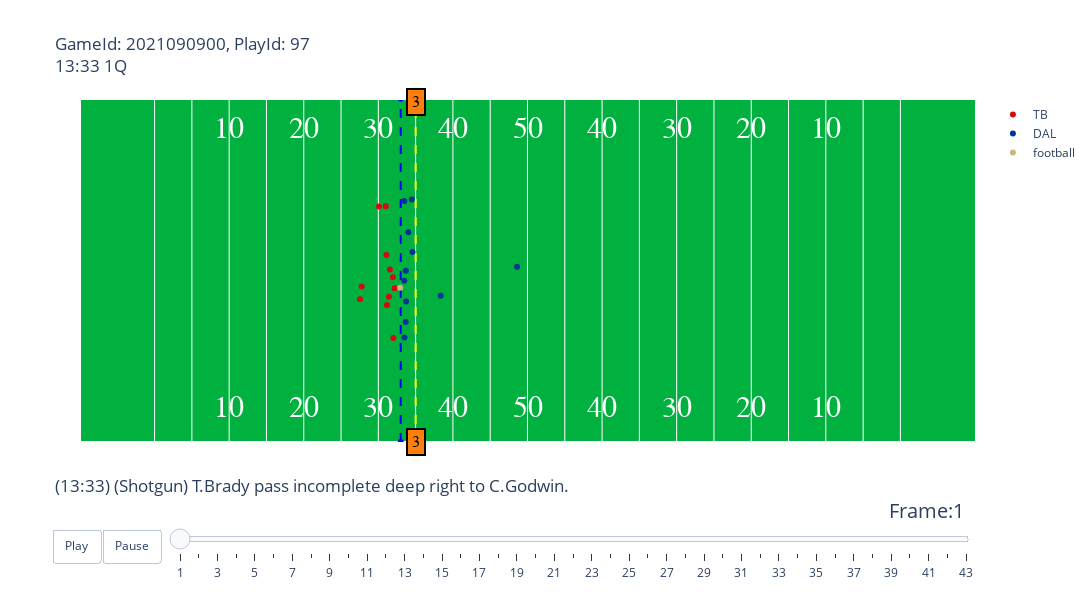

Write notebook code for a chart like this one.
### Markdown cell above
<font size="5">Check Out Individual Plays</font>

### Code cell
#Choose A Game and Play
gameId = 2021090900
playId = 97

#Run Animate Plays Function (Must Input Correct Week)
animate_play(week1, plays, players, pffScout, gameId, playId)

### Figure 1 — Plotly figure (JSON) as saved in the notebook; plotly's stock layout.template omitted (floating-point values rounded to 4 significant figures)
{"data": [{"hoverinfo": "none", "mode": "text", "showlegend": false, "text": ["10", "20", "30", "40", "50", "40", "30", "20", "10"], "textfont": {"color": "#ffffff", "family": "Courier New, monospace", "size": 30}, "type": "scatter", "x": [20, 30, 40, 50, 60, 70, 80, 90, 100], "y": [5, 5, 5, 5, 5, 5, 5, 5, 5]}, {"hoverinfo": "none", "mode": "text", "showlegend": false, "text": ["10", "20", "30", "40", "50", "40", "30", "20", "10"], "textfont": {"color": "#ffffff", "family": "Courier New, monospace", "size": 30}, "type": "scatter", "x": [20, 30, 40, 50, 60, 70, 80, 90, 100], "y": [48.5, 48.5, 48.5, 48.5, 48.5, 48.5, 48.5, 48.5, 48.5]}, {"hoverinfo": "none", "line": {"color": "blue", "dash": "dash"}, "showlegend": false, "type": "scatter", "x": [43, 43], "y": [0, 53.5]}, {"hoverinfo": "none", "line": {"color": "yellow", "dash": "dash"}, "showlegend": false, "type": "scatter", "x": [45, 45], "y": [0, 53.5]}, {"hoverinfo": "text", "hovertext": ["nflId:25511.0<br>displayName:Tom Brady<br>Position:QB<br>Role:Pass", "nflId:35481.0<br>displayName:Rob Gronkowski<br>Position:TE-L<br>Role:Pass Route", "nflId:35634.0<br>displayName:Antonio Brown<br>Position:LWR<br>Role:Pass Route", "nflId:39985.0<br>displayName:Giovani Bernard<br>Position:HB-R<br>Role:Pass Route", "nflId:40151.0<br>displayName:Ryan Jensen<br>Position:C<br>Role:Pass Block", "nflId:41233.0<br>displayName:Mike Evans<br>Position:RWR<br>Role:Pass Route", "nflId:42377.0<br>displayName:Donovan Smith<br>Position:LT<br>Role:Pass Block", "nflId:42404.0<br>displayName:Ali Marpet<br>Position:LG<br>Role:Pass Block", "nflId:44896.0<br>displayName:Chris Godwin<br>Position:SLWR<br>Role:Pass Route", "nflId:46163.0<br>displayName:Alex Cappa<br>Position:RG<br>Role:Pass Block", "nflId:52421.0<br>displayName:Tristan Wirfs<br>Position:RT<br>Role:Pass Block"], "marker": {"color": "#D50A0A"}, "mode": "markers", "name": "TB", "type": "scatter", "x": [37.77, 41.08, 40.99, 37.54, 42.18, 42.01, 41.55, 41.95, 40.09, 41.42, 41.15], "y": [24.22, 29.15, 36.74, 22.26, 23.97, 16.19, 26.89, 25.66, 36.72, 22.63, 21.36]}, {"hoverinfo": "text", "hovertext": ["nflId:41263.0<br>displayName:Demarcus Lawrence<br>Position:LEO<br>Role:Pass Rush", "nflId:42403.0<br>displayName:Randy Gregory<br>Position:ROLB<br>Role:Pass Rush", "nflId:43306.0<br>displayName:Keanu Neal<br>Position:ROLB<br>Role:Coverage", "nflId:43478.0<br>displayName:Anthony Brown<br>Position:RCB<br>Role:Coverage", "nflId:44904.0<br>displayName:Jourdan Lewis<br>Position:SCBR<br>Role:Coverage", "nflId:44955.0<br>displayName:Carlos Watkins<br>Position:DRT<br>Role:Pass Rush", "nflId:44962.0<br>displayName:Damontae Kazee<br>Position:FS<br>Role:Coverage", "nflId:47996.0<br>displayName:Donovan Wilson<br>Position:LILB<br>Role:Coverage", "nflId:52459.0<br>displayName:Trevon Diggs<br>Position:LCB<br>Role:Coverage", "nflId:53441.0<br>displayName:Micah Parsons<br>Position:LILB<br>Role:Pass Rush", "nflId:53504.0<br>displayName:Osa Odighizuwa<br>Position:RE<br>Role:Pass Rush"], "marker": {"color": "#003594"}, "mode": "markers", "name": "DAL", "type": "scatter", "x": [43.66, 44.03, 44.59, 43.49, 44.5, 43.47, 58.6, 48.36, 43.5, 43.71, 43.69], "y": [18.7, 32.69, 29.62, 37.55, 37.78, 25.14, 27.33, 22.8, 16.27, 21.88, 26.67]}, {"hoverinfo": "none", "marker": {"color": "#CBB67C"}, "mode": "markers", "name": "football", "type": "scatter", "x": [42.92], "y": [24.04]}], "layout": {"annotations": [{"align": "center", "bgcolor": "#ff7f0e", "bordercolor": "black", "borderpad": 4, "borderwidth": 2, "font": {"color": "black", "family": "Courier New, monospace", "size": 16}, "opacity": 1, "showarrow": false, "text": "3", "x": 45, "y": 0}, {"align": "center", "bgcolor": "#ff7f0e", "bordercolor": "black", "borderpad": 4, "borderwidth": 2, "font": {"color": "black", "family": "Courier New, monospace", "size": 16}, "opacity": 1, "showarrow": false, "text": "3", "x": 45, "y": 53}], "autosize": false, "height": 600, "plot_bgcolor": "#00B140", "sliders": [{"active": 0, "currentvalue": {"font": {"size": 20}, "prefix": "Frame:", "visible": true, "xanchor": "right"}, "len": 0.9, "pad": {"b": 10, "t": 50}, "steps": [{"args": [[1], {"frame": {"duration": 100, "redraw": false}, "mode": "immediate", "transition": {"duration": 0}}], "label": "1", "method": "animate"}, {"args": [[2], {"frame": {"duration": 100, "redraw": false}, "mode": "immediate", "transition": {"duration": 0}}], "label": "2", "method": "animate"}, {"args": [[3], {"frame": {"duration": 100, "redraw": false}, "mode": "immediate", "transition": {"duration": 0}}], "label": "3", "method": "animate"}, {"args": [[4], {"frame": {"duration": 100, "redraw": false}, "mode": "immediate", "transition": {"duration": 0}}], "label": "4", "method": "animate"}, {"args": [[5], {"frame": {"duration": 100, "redraw": false}, "mode": "immediate", "transition": {"duration": 0}}], "label": "5", "method": "animate"}, {"args": [[6], {"frame": {"duration": 100, "redraw": false}, "mode": "immediate", "transition": {"duration": 0}}], "label": "6", "method": "animate"}, {"args": [[7], {"frame": {"duration": 100, "redraw": false}, "mode": "immediate", "transition": {"duration": 0}}], "label": "7", "method": "animate"}, {"args": [[8], {"frame": {"duration": 100, "redraw": false}, "mode": "immediate", "transition": {"duration": 0}}], "label": "8", "method": "animate"}, {"args": [[9], {"frame": {"duration": 100, "redraw": false}, "mode": "immediate", "transition": {"duration": 0}}], "label": "9", "method": "animate"}, {"args": [[10], {"frame": {"duration": 100, "redraw": false}, "mode": "immediate", "transition": {"duration": 0}}], "label": "10", "method": "animate"}, {"args": [[11], {"frame": {"duration": 100, "redraw": false}, "mode": "immediate", "transition": {"duration": 0}}], "label": "11", "method": "animate"}, {"args": [[12], {"frame": {"duration": 100, "redraw": false}, "mode": "immediate", "transition": {"duration": 0}}], "label": "12", "method": "animate"}, {"args": [[13], {"frame": {"duration": 100, "redraw": false}, "mode": "immediate", "transition": {"duration": 0}}], "label": "13", "method": "animate"}, {"args": [[14], {"frame": {"duration": 100, "redraw": false}, "mode": "immediate", "transition": {"duration": 0}}], "label": "14", "method": "animate"}, {"args": [[15], {"frame": {"duration": 100, "redraw": false}, "mode": "immediate", "transition": {"duration": 0}}], "label": "15", "method": "animate"}, {"args": [[16], {"frame": {"duration": 100, "redraw": false}, "mode": "immediate", "transition": {"duration": 0}}], "label": "16", "method": "animate"}, {"args": [[17], {"frame": {"duration": 100, "redraw": false}, "mode": "immediate", "transition": {"duration": 0}}], "label": "17", "method": "animate"}, {"args": [[18], {"frame": {"duration": 100, "redraw": false}, "mode": "immediate", "transition": {"duration": 0}}], "label": "18", "method": "animate"}, {"args": [[19], {"frame": {"duration": 100, "redraw": false}, "mode": "immediate", "transition": {"duration": 0}}], "label": "19", "method": "animate"}, {"args": [[20], {"frame": {"duration": 100, "redraw": false}, "mode": "immediate", "transition": {"duration": 0}}], "label": "20", "method": "animate"}, {"args": [[21], {"frame": {"duration": 100, "redraw": false}, "mode": "immediate", "transition": {"duration": 0}}], "label": "21", "method": "animate"}, {"args": [[22], {"frame": {"duration": 100, "redraw": false}, "mode": "immediate", "transition": {"duration": 0}}], "label": "22", "method": "animate"}, {"args": [[23], {"frame": {"duration": 100, "redraw": false}, "mode": "immediate", "transition": {"duration": 0}}], "label": "23", "method": "animate"}, {"args": [[24], {"frame": {"duration": 100, "redraw": false}, "mode": "immediate", "transition": {"duration": 0}}], "label": "24", "method": "animate"}, {"args": [[25], {"frame": {"duration": 100, "redraw": false}, "mode": "immediate", "transition": {"duration": 0}}], "label": "25", "method": "animate"}, {"args": [[26], {"frame": {"duration": 100, "redraw": false}, "mode": "immediate", "transition": {"duration": 0}}], "label": "26", "method": "animate"}, {"args": [[27], {"frame": {"duration": 100, "redraw": false}, "mode": "immediate", "transition": {"duration": 0}}], "label": "27", "method": "animate"}, {"args": [[28], {"frame": {"duration": 100, "redraw": false}, "mode": "immediate", "transition": {"duration": 0}}], "label": "28", "method": "animate"}, {"args": [[29], {"frame": {"duration": 100, "redraw": false}, "mode": "immediate", "transition": {"duration": 0}}], "label": "29", "method": "animate"}, {"args": [[30], {"frame": {"duration": 100, "redraw": false}, "mode": "immediate", "transition": {"duration": 0}}], "label": "30", "method": "animate"}, {"args": [[31], {"frame": {"duration": 100, "redraw": false}, "mode": "immediate", "transition": {"duration": 0}}], "label": "31", "method": "animate"}, {"args": [[32], {"frame": {"duration": 100, "redraw": false}, "mode": "immediate", "transition": {"duration": 0}}], "label": "32", "method": "animate"}, {"args": [[33], {"frame": {"duration": 100, "redraw": false}, "mode": "immediate", "transition": {"duration": 0}}], "label": "33", "method": "animate"}, {"args": [[34], {"frame": {"duration": 100, "redraw": false}, "mode": "immediate", "transition": {"duration": 0}}], "label": "34", "method": "animate"}, {"args": [[35], {"frame": {"duration": 100, "redraw": false}, "mode": "immediate", "transition": {"duration": 0}}], "label": "35", "method": "animate"}, {"args": [[36], {"frame": {"duration": 100, "redraw": false}, "mode": "immediate", "transition": {"duration": 0}}], "label": "36", "method": "animate"}, {"args": [[37], {"frame": {"duration": 100, "redraw": false}, "mode": "immediate", "transition": {"duration": 0}}], "label": "37", "method": "animate"}, {"args": [[38], {"frame": {"duration": 100, "redraw": false}, "mode": "immediate", "transition": {"duration": 0}}], "label": "38", "method": "animate"}, {"args": [[39], {"frame": {"duration": 100, "redraw": false}, "mode": "immediate", "transition": {"duration": 0}}], "label": "39", "method": "animate"}, {"args": [[40], {"frame": {"duration": 100, "redraw": false}, "mode": "immediate", "transition": {"duration": 0}}], "label": "40", "method": "animate"}, {"args": [[41], {"frame": {"duration": 100, "redraw": false}, "mode": "immediate", "transition": {"duration": 0}}], "label": "41", "method": "animate"}, {"args": [[42], {"frame": {"duration": 100, "redraw": false}, "mode": "immediate", "transition": {"duration": 0}}], "label": "42", "method": "animate"}, {"args": [[43], {"frame": {"duration": 100, "redraw": false}, "mode": "immediate", "transition": {"duration": 0}}], "label": "43", "method": "animate"}], "transition": {"duration": 300, "easing": "cubic-in-out"}, "x": 0.1, "xanchor": "left", "y": 0, "yanchor": "top"}], "title": {"text": "GameId: 2021090900, PlayId: 97<br>13:33 1Q<br><br><br><br><br><br><br><br><br><br><br><br><br><br><br><br><br><br><br>(13:33) (Shotgun) T.Brady pass incomplete deep right to C.Godwin."}, "updatemenus": [{"buttons": [{"args": [null, {"frame": {"duration": 100, "redraw": false}, "fromcurrent": true, "transition": {"duration": 0}}], "label": "Play", "method": "animate"}, {"args": [[null], {"frame": {"duration": 0, "redraw": false}, "mode": "immediate", "transition": {"duration": 0}}], "label": "Pause", "method": "animate"}], "direction": "left", "pad": {"r": 10, "t": 87}, "showactive": false, "type": "buttons", "x": 0.1, "xanchor": "right", "y": 0, "yanchor": "top"}], "width": 1200, "xaxis": {"autorange": false, "range": [0, 120], "showticklabels": false, "tickmode": "array", "tickvals": [10, 15, 20, 25, 30, 35, 40, 45, 50, 55, 60, 65, 70, 75, 80, 85, 90, 95, 100, 105, 110]}, "yaxis": {"autorange": false, "range": [0, 53.3], "showgrid": false, "showticklabels": false}}}
